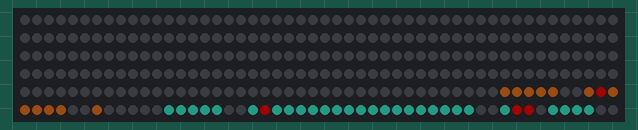
Simulated run of this sketch. Board: ESP32. Parts: 300 RGB LEDs in strip order, left to right, continuing on the next row. Dim RGB values are drawn brighter than linear.

Above: at 4.2 s.

The sketch:

test_pattern_2.ino
```cpp
#include <FastLED.h>

#define LED_PIN     27      // Pin connected to the Data line of WS2812B
#define NUM_LEDS    300     // Total number of LEDs in the strip
#define BRIGHTNESS  50      // Reduced maximum brightness of LEDs
#define LED_TYPE    WS2812B
#define COLOR_ORDER GRB

CRGB leds[NUM_LEDS];

// Function declarations
void waterFlowing(int startLED, int endLED, int scrollPosition);
void valveOn(int startLED, int endLED);
void impureWater(int startLED, int endLED, int scrollPosition);
void turnOffLEDs(); // Function to turn off all LEDs

unsigned long previousMillisValve = 0; // Timer variable for valves
unsigned long previousMillisScroll = 0; // Timer variable for scrolling
const unsigned long valveDelay = 2000; // 2-second delay for the valve
const unsigned long scrollDelay = 100; // Delay for the scrolling effect
const unsigned long impureWaterDelay = 2000; // 2-second delay for impure water

int scrollPosition = 0; // Scrolling position for water flowing sections
int state = 0;  // State machine for controlling sequence

void setup() {
  FastLED.addLeds<LED_TYPE, LED_PIN, COLOR_ORDER>(leds, NUM_LEDS);
  FastLED.setBrightness(BRIGHTNESS);
}

void loop() {
  unsigned long currentMillis = millis();

  // Scrolling should always happen, so it's updated independently
  if (currentMillis - previousMillisScroll >= scrollDelay) {
    scrollPosition++;
    if (scrollPosition >= 20) {
      scrollPosition = 0;  // Reset after one full loop
    }
    previousMillisScroll = currentMillis; // Update last scroll time
  }

  // Main state machine for the valve control and water flow
  switch (state) {
    case 0:
      // First water flow (294 to 300)
      waterFlowing(294, 300, scrollPosition);
      if (currentMillis - previousMillisValve >= valveDelay) {
        previousMillisValve = currentMillis;
        state = 1;
      }
      break;

    case 1:
      // Turn on valve (291 to 292) and wait 2 seconds
      valveOn(291, 292);
      waterFlowing(294, 300, scrollPosition);
      if (currentMillis - previousMillisValve >= valveDelay) {
        previousMillisValve = currentMillis;
        state = 2;
      }
      break;

    case 2:
      // Second water flow (290 to 271)
      waterFlowing(271, 290, scrollPosition);
      if (currentMillis - previousMillisValve >= valveDelay) {
        previousMillisValve = currentMillis;
        state = 3;
      }
      break;

    case 3:
      // Turn on both valves (270 and 248) and wait 2 seconds
      valveOn(270, 270);
      valveOn(248, 248);
      waterFlowing(294, 300, scrollPosition);
      waterFlowing(271, 290, scrollPosition); // Keep water flowing
      if (currentMillis - previousMillisValve >= valveDelay) {
        previousMillisValve = currentMillis;
        state = 4;
      }
      break;

    case 4:
      // Keep water flowing for a while before showing impure water
      valveOn(270, 270);
      valveOn(248, 248);
      waterFlowing(294, 300, scrollPosition);
      waterFlowing(271, 290, scrollPosition); // Keep water flowing
      waterFlowing(262, 269, scrollPosition);
      if (currentMillis - previousMillisValve >= valveDelay) {
        previousMillisValve = currentMillis;
        state = 5;  // Move to impure water state
      }
      break;

    case 5:
      // Show impure water after a 2-second delay
      impureWater(249, 256, scrollPosition);
      impureWater(240, 247, scrollPosition);

      if (currentMillis - previousMillisValve >= impureWaterDelay) {
        previousMillisValve = currentMillis; // Update the timer for the next sequence
        turnOffLEDs();  // Turn off all LEDs before restarting the sequence
        delay(500); // Add a delay of 500 ms for visual feedback before restarting
        state = 0;  // Loop back to the beginning
      }
      break;
  }

  // Show the LED updates
  FastLED.show();
}

// Function to handle water flowing section
void waterFlowing(int startLED, int endLED, int scrollPosition) {
  int range = endLED - startLED + 1;
  int offPosition1 = scrollPosition % range;
  int offPosition2 = (scrollPosition + 1) % range;

  CRGB colorToUse = CRGB(35, 137, 118); // water color

  for (int i = endLED; i >= startLED; i--) {
    leds[i] = colorToUse; // Set the selected color
  }
  leds[endLED - offPosition1] = CRGB::Black;
  leds[endLED - offPosition2] = CRGB::Black;
}

// Function to turn on valve LEDs (static red LEDs)
void valveOn(int startLED, int endLED) {
  for (int i = startLED; i <= endLED; i++) {
    leds[i] = CRGB(200, 0, 0); // Custom dim red color
  }
}

// Function to handle impure water (scrolling effect)
void impureWater(int startLED, int endLED, int scrollPosition) {
  int range = endLED - startLED + 1;
  int offPosition1 = scrollPosition % range;
  int offPosition2 = (scrollPosition + 1) % range;

  CRGB colorToUse = CRGB(139, 69, 19); // Brown color for impure water

  for (int i = endLED; i >= startLED; i--) {
    leds[i] = colorToUse; // Set the selected color
  }
  leds[endLED - offPosition1] = CRGB::Black;
  leds[endLED - offPosition2] = CRGB::Black;
}

// Function to turn off all LEDs
void turnOffLEDs() {
  for (int i = 0; i < NUM_LEDS; i++) {
    leds[i] = CRGB::Black; // Turn off each LED
  }
}
```
